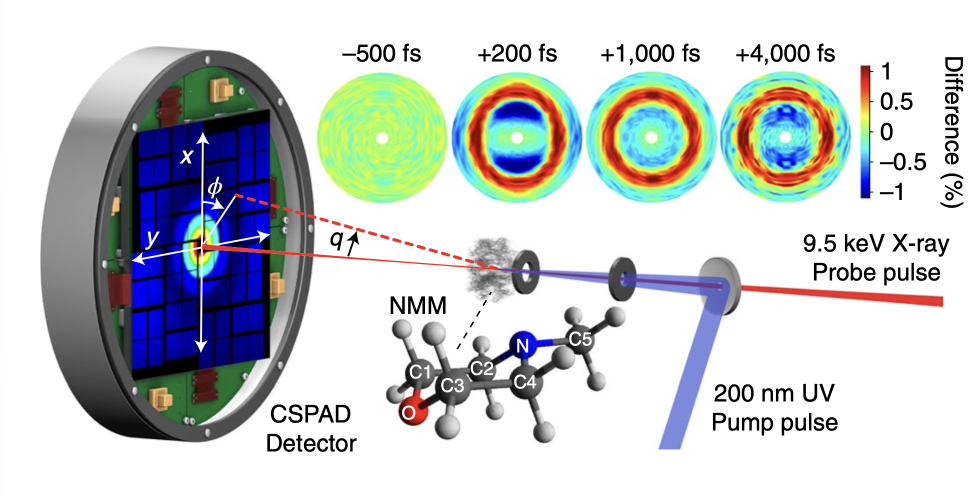
#> input picture presentations/2026/07-23-telluride/slides/xray_scattering_intro/data/CXI_Scattering_source.png, 1946 x 992 px, found by its file name (shown at 1/2 size)
$ python relabel_scattering.py
#> lines starting #> are read from the running program, lines starting #| are printed output that depends on the picture
"""
relabel_scattering.py — reproduce figures/CXI_Scattering.png from the pristine
paper schematic in data/CXI_Scattering_source.png (Stankus et al., Nat. Chem.
11, 716-721 (2019)), with the two beam labels rewritten to this experiment's
parameters:

  "9.5 keV X-ray / Probe pulse"  ->  "15 keV 5-6 fs X-ray / Probe pulse"
  "200 nm UV / Pump pulse"       ->  "210 nm 3 fs UV / Pump pulse"

The original labels are black centred Arial (~48 px) on white. We paint white
over the old text (verified to contain no beam/colorbar pixels) and redraw the
new two-line labels at the same font size, colour, line pitch (58 px) and
approximate position, nudged so the longer strings clear the colorbar (left of
x=1482) and the UV beam (right edge x~1403) and stay inside the frame.

Run with the slide folder as the working directory (build.py does this):
    python scripts/relabel_scattering.py
"""
from PIL import Image, ImageDraw, ImageFont

SRC = "data/CXI_Scattering_source.png"
OUT = "figures/CXI_Scattering.png"
FONT_PATH = "/System/Library/Fonts/Supplemental/Arial.ttf"
FONT_SIZE = 48          # matches the original label size
WHITE = (255, 255, 255, 255)
BLACK = (0, 0, 0, 255)

im = Image.open(SRC).convert("RGBA")
#> im is the input picture: PIL image 1946x992 RGBA; mean R, G, B, A 198.5, 202.6, 204.2, 255
draw = ImageDraw.Draw(im)
font = ImageFont.truetype(FONT_PATH, FONT_SIZE)

# Erase the original labels (boxes verified to be text-on-white only).
draw.rectangle((1598, 460, 1912, 575), fill=WHITE)   # 9.5 keV X-ray / Probe pulse
draw.rectangle((1412, 758, 1700, 878), fill=WHITE)   # 200 nm UV / Pump pulse


def centered_line(cx, cy, text):
    draw.text((cx, cy), text, font=font, fill=BLACK, anchor="mm")


# X-ray label: centre nudged left to 1715 so the longer line clears the frame.
centered_line(1715, 490, "15 keV 5-6 fs X-ray")
centered_line(1715, 548, "Probe pulse")

# UV label: centre 1590 keeps it clear of the UV beam on its left.
centered_line(1590, 786, "210 nm 3 fs UV")
centered_line(1590, 844, "Pump pulse")

# Blank the NMM molecular-structure inset (ball-and-stick, atom labels, "NMM"
# text and the dashed pointer). Two boxes preserve the CSPAD detector + text
# (left of x~712), the gas-jet cloud (above y~598) and the beams: the left box
# reaches higher to catch the "NMM" label (no cloud there); the right box stops
# at y=600 so the gas cloud is untouched.
draw.rectangle((742, 585, 900, 900), fill=WHITE)    # NMM label + left of molecule
draw.rectangle((895, 600, 1270, 900), fill=WHITE)   # molecule body, below the cloud

im.save(OUT)
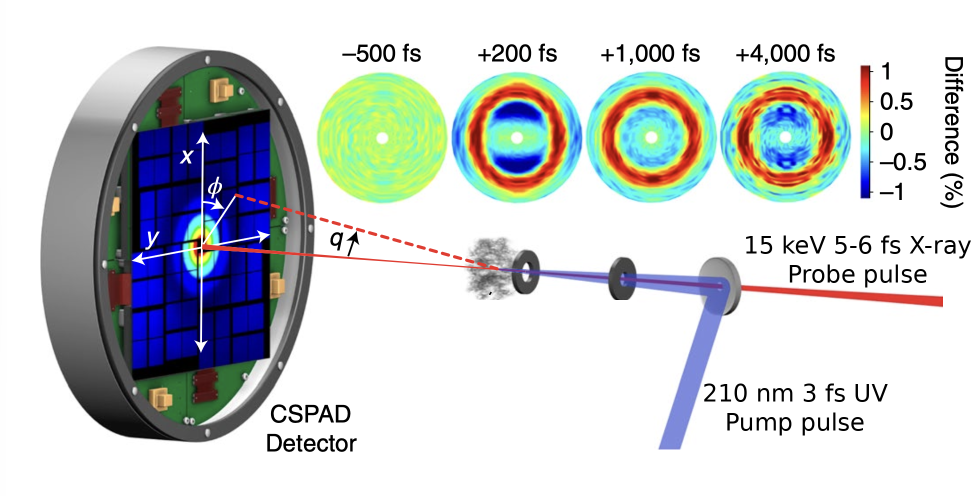
#> saved as CXI_Scattering.png: PIL image 1946x992 RGBA (shown at 1/2 size); mean R, G, B, A 202.2, 206.5, 207.8, 255
print(f"Saved -> {OUT}")
